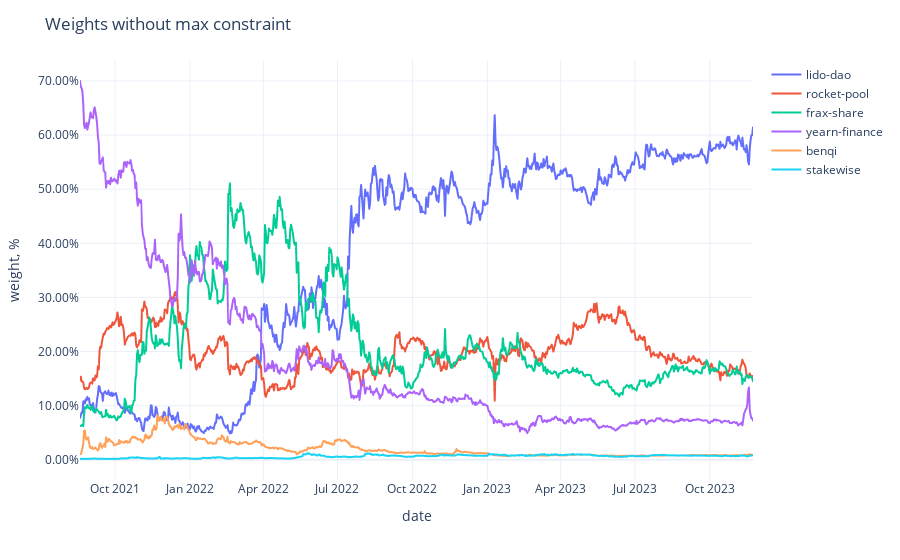

Notebook code for this chart:
### Code cell
fig = px.line(weights,
              labels={'value': 'weight, %', 'variable': ''})
fig.update_traces(
    hovertemplate="%{y}"
)
fig.update_yaxes(
    tickformat=".2%",
)
fig.update_xaxes(
    showspikes=True,
    spikethickness=2,
    spikedash="dot",
    spikecolor="#999999",
    spikemode="across",
)
fig.update_layout(
    ## showlegend=False,
    hovermode="x",
    hoverdistance=100,  ## Distance to show hover label of data point
    spikedistance=1000,  ## Distance to show spike
    template='plotly_white',
    title='Weights without max constraint'
)

### Figure 1 — Plotly figure (JSON) as saved in the notebook; plotly's stock layout.template omitted (floating-point values rounded to 4 significant figures; data arrays with more than 128 entries replaced by an {"elided": "..."} marker saying what was removed)
{"data": [{"hovertemplate": "%{y}", "legendgroup": "lido-dao", "line": {"color": "#636efa", "dash": "solid"}, "marker": {"symbol": "circle"}, "mode": "lines", "name": "lido-dao", "showlegend": true, "type": "scattergl", "x": {"elided": "825 str values"}, "xaxis": "x", "y": {"elided": "825 float values"}, "yaxis": "y"}, {"hovertemplate": "%{y}", "legendgroup": "rocket-pool", "line": {"color": "#EF553B", "dash": "solid"}, "marker": {"symbol": "circle"}, "mode": "lines", "name": "rocket-pool", "showlegend": true, "type": "scattergl", "x": {"elided": "825 str values"}, "xaxis": "x", "y": {"elided": "825 float values"}, "yaxis": "y"}, {"hovertemplate": "%{y}", "legendgroup": "frax-share", "line": {"color": "#00cc96", "dash": "solid"}, "marker": {"symbol": "circle"}, "mode": "lines", "name": "frax-share", "showlegend": true, "type": "scattergl", "x": {"elided": "825 str values"}, "xaxis": "x", "y": {"elided": "825 float values"}, "yaxis": "y"}, {"hovertemplate": "%{y}", "legendgroup": "yearn-finance", "line": {"color": "#ab63fa", "dash": "solid"}, "marker": {"symbol": "circle"}, "mode": "lines", "name": "yearn-finance", "showlegend": true, "type": "scattergl", "x": {"elided": "825 str values"}, "xaxis": "x", "y": {"elided": "825 float values"}, "yaxis": "y"}, {"hovertemplate": "%{y}", "legendgroup": "benqi", "line": {"color": "#FFA15A", "dash": "solid"}, "marker": {"symbol": "circle"}, "mode": "lines", "name": "benqi", "showlegend": true, "type": "scattergl", "x": {"elided": "825 str values"}, "xaxis": "x", "y": {"elided": "825 float values"}, "yaxis": "y"}, {"hovertemplate": "%{y}", "legendgroup": "stakewise", "line": {"color": "#19d3f3", "dash": "solid"}, "marker": {"symbol": "circle"}, "mode": "lines", "name": "stakewise", "showlegend": true, "type": "scattergl", "x": {"elided": "825 str values"}, "xaxis": "x", "y": {"elided": "825 float values"}, "yaxis": "y"}], "layout": {"hoverdistance": 100, "hovermode": "x", "legend": {"title": {"text": ""}, "tracegroupgap": 0}, "margin": {"t": 60}, "spikedistance": 1000, "title": {"text": "Weights without max constraint"}, "xaxis": {"anchor": "y", "domain": [0, 1], "showspikes": true, "spikecolor": "#999999", "spikedash": "dot", "spikemode": "across", "spikethickness": 2, "title": {"text": "date"}}, "yaxis": {"anchor": "x", "domain": [0, 1], "tickformat": ".2%", "title": {"text": "weight, %"}}}}
